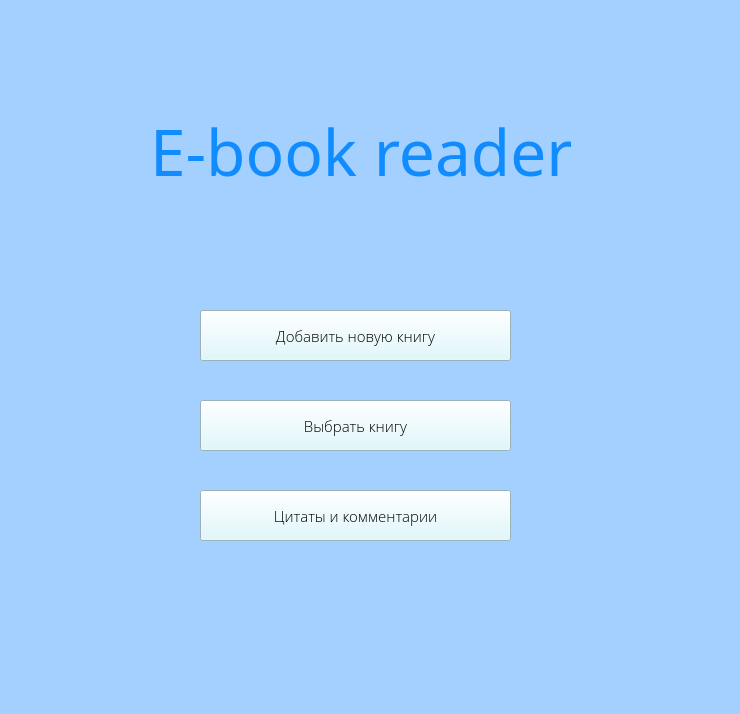
<?xml version="1.0" encoding="UTF-8"?>
<ui version="4.0">
 <class>MainWindow</class>
 <widget class="QMainWindow" name="MainWindow">
  <property name="geometry">
   <rect>
    <x>0</x>
    <y>0</y>
    <width>740</width>
    <height>714</height>
   </rect>
  </property>
  <property name="windowTitle">
   <string>MainWindow</string>
  </property>
  <property name="styleSheet">
   <string notr="true">background-color: rgb(164, 208, 255);</string>
  </property>
  <widget class="QWidget" name="centralwidget">
   <widget class="QPushButton" name="add_new_book_btn">
    <property name="geometry">
     <rect>
      <x>200</x>
      <y>310</y>
      <width>311</width>
      <height>51</height>
     </rect>
    </property>
    <property name="font">
     <font>
      <family>Open Sans Light</family>
      <pointsize>11</pointsize>
     </font>
    </property>
    <property name="styleSheet">
     <string notr="true">background-color: rgb(216, 248, 255);</string>
    </property>
    <property name="text">
     <string>Добавить новую книгу</string>
    </property>
   </widget>
   <widget class="QPushButton" name="choose_book_btn">
    <property name="geometry">
     <rect>
      <x>200</x>
      <y>400</y>
      <width>311</width>
      <height>51</height>
     </rect>
    </property>
    <property name="font">
     <font>
      <family>Open Sans Light</family>
      <pointsize>11</pointsize>
     </font>
    </property>
    <property name="styleSheet">
     <string notr="true">background-color: rgb(216, 248, 255);</string>
    </property>
    <property name="text">
     <string>Выбрать книгу</string>
    </property>
   </widget>
   <widget class="QPushButton" name="quotes_btn">
    <property name="geometry">
     <rect>
      <x>200</x>
      <y>490</y>
      <width>311</width>
      <height>51</height>
     </rect>
    </property>
    <property name="font">
     <font>
      <family>Open Sans Light</family>
      <pointsize>11</pointsize>
     </font>
    </property>
    <property name="styleSheet">
     <string notr="true">background-color: rgb(216, 248, 255);</string>
    </property>
    <property name="text">
     <string>Цитаты и комментарии</string>
    </property>
   </widget>
   <widget class="QLabel" name="prog_name_lbl">
    <property name="geometry">
     <rect>
      <x>150</x>
      <y>90</y>
      <width>421</width>
      <height>121</height>
     </rect>
    </property>
    <property name="font">
     <font>
      <family>Imprint MT Shadow</family>
      <pointsize>48</pointsize>
      <weight>50</weight>
      <bold>false</bold>
     </font>
    </property>
    <property name="styleSheet">
     <string notr="true">color: rgb(17, 140, 255);</string>
    </property>
    <property name="text">
     <string>E-book reader</string>
    </property>
   </widget>
  </widget>
  <widget class="QMenuBar" name="menubar">
   <property name="geometry">
    <rect>
     <x>0</x>
     <y>0</y>
     <width>740</width>
     <height>21</height>
    </rect>
   </property>
  </widget>
  <widget class="QStatusBar" name="statusbar"/>
 </widget>
 <resources/>
 <connections/>
</ui>
